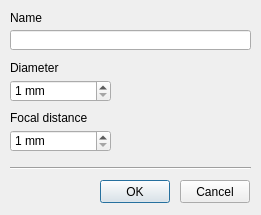
<?xml version="1.0" encoding="UTF-8"?>
<ui version="4.0">
 <class>CTeleEditDlg</class>
 <widget class="QDialog" name="CTeleEditDlg">
  <property name="geometry">
   <rect>
    <x>0</x>
    <y>0</y>
    <width>261</width>
    <height>215</height>
   </rect>
  </property>
  <property name="windowTitle">
   <string>Edit a telescope</string>
  </property>
  <widget class="QLabel" name="label">
   <property name="geometry">
    <rect>
     <x>10</x>
     <y>10</y>
     <width>101</width>
     <height>16</height>
    </rect>
   </property>
   <property name="text">
    <string>Name</string>
   </property>
  </widget>
  <widget class="QLineEdit" name="lineEdit">
   <property name="geometry">
    <rect>
     <x>10</x>
     <y>30</y>
     <width>241</width>
     <height>20</height>
    </rect>
   </property>
  </widget>
  <widget class="QLabel" name="label_2">
   <property name="geometry">
    <rect>
     <x>10</x>
     <y>60</y>
     <width>111</width>
     <height>16</height>
    </rect>
   </property>
   <property name="text">
    <string>Diameter</string>
   </property>
  </widget>
  <widget class="QSpinBox" name="spinBox">
   <property name="geometry">
    <rect>
     <x>10</x>
     <y>80</y>
     <width>101</width>
     <height>22</height>
    </rect>
   </property>
   <property name="suffix">
    <string> mm</string>
   </property>
   <property name="minimum">
    <number>1</number>
   </property>
   <property name="maximum">
    <number>1000000</number>
   </property>
  </widget>
  <widget class="QLabel" name="label_3">
   <property name="geometry">
    <rect>
     <x>10</x>
     <y>110</y>
     <width>131</width>
     <height>16</height>
    </rect>
   </property>
   <property name="text">
    <string>Focal distance</string>
   </property>
  </widget>
  <widget class="QSpinBox" name="spinBox_2">
   <property name="geometry">
    <rect>
     <x>10</x>
     <y>130</y>
     <width>101</width>
     <height>22</height>
    </rect>
   </property>
   <property name="suffix">
    <string> mm</string>
   </property>
   <property name="minimum">
    <number>1</number>
   </property>
   <property name="maximum">
    <number>100000</number>
   </property>
  </widget>
  <widget class="Line" name="line">
   <property name="geometry">
    <rect>
     <x>10</x>
     <y>160</y>
     <width>241</width>
     <height>16</height>
    </rect>
   </property>
   <property name="orientation">
    <enum>Qt::Horizontal</enum>
   </property>
  </widget>
  <widget class="QPushButton" name="pushButton">
   <property name="geometry">
    <rect>
     <x>180</x>
     <y>180</y>
     <width>70</width>
     <height>23</height>
    </rect>
   </property>
   <property name="text">
    <string>Cancel</string>
   </property>
  </widget>
  <widget class="QPushButton" name="pushButton_2">
   <property name="geometry">
    <rect>
     <x>100</x>
     <y>180</y>
     <width>70</width>
     <height>23</height>
    </rect>
   </property>
   <property name="text">
    <string>OK</string>
   </property>
   <property name="default">
    <bool>true</bool>
   </property>
  </widget>
 </widget>
 <resources/>
 <connections/>
</ui>
